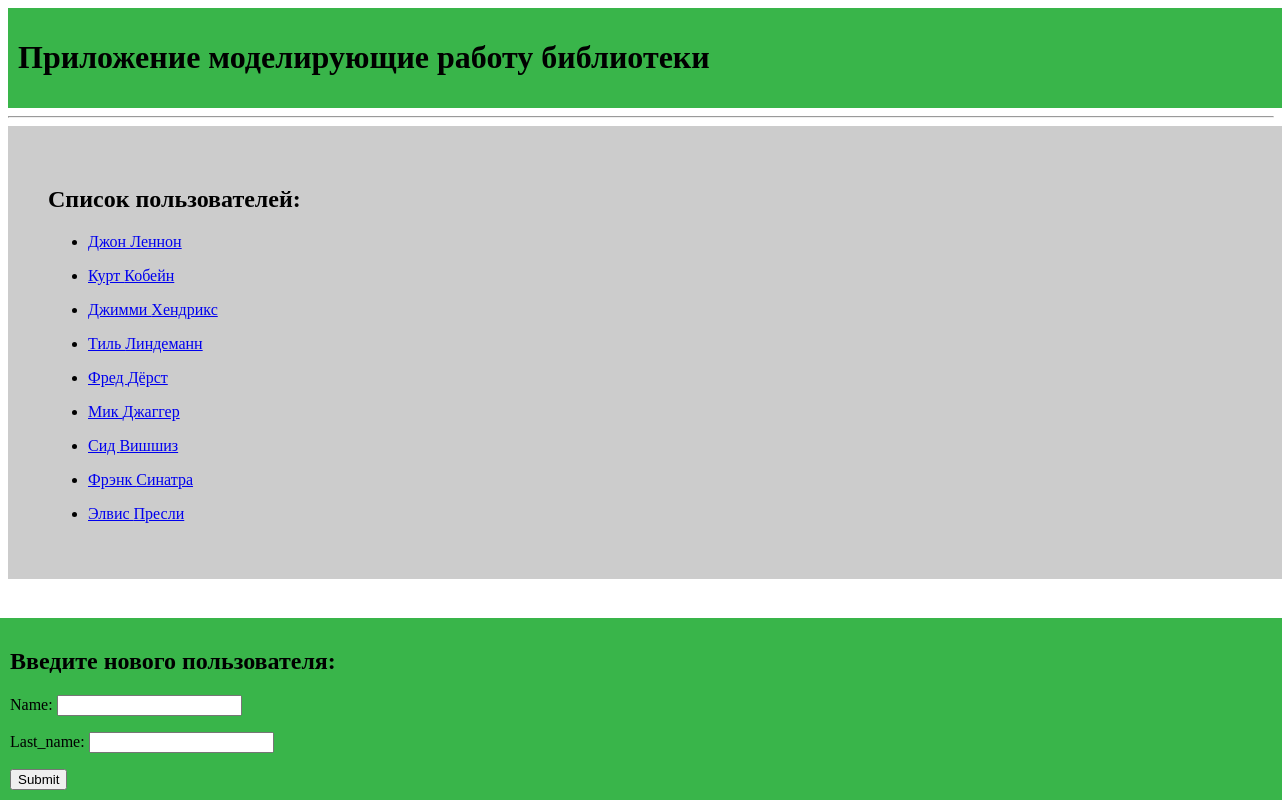
The page / on the database its author committed.
### app/models.py (models this page shows, shortened)
class Persons(models.Model):
    class Meta():
        verbose_name_plural = 'Читатели'
    name = models.CharField(max_length=40, verbose_name='name')
    last_name = models.CharField(max_length=40, verbose_name='last_name')

### app/views.py (the view)
# urls.py: path('', base_list, name='base_list'),
def base_list(request):
    if request.method == "POST":
        form = Pers(request.POST)
        if form.is_valid():
            form.save()
            userform = Pers
            all_per = Persons.objects.all()
            context = {'form': form, 'per': all_per, 'userform': userform}
            return render(request, 'base_persons.html', context)
    else:
        userform = Pers
        all_per = Persons.objects.all()
        context = {'form': userform, 'per': all_per, 'userform': userform}
        return render(request, 'base_persons.html', context)

### templates/base_persons.html
{% extends 'base.html' %}
{% block content %}
<h2>Список пользователей:</h2>
{% for i in per %}
<ul>
    <li>
        <a href="{% url 'list_books' pk=i.pk %}?books_by_persons={{ i.pk }} "> {{ i.name }} {{ i.last_name }} </a>
    </li>
</ul>
{% endfor %}
{% endblock %}
{% block form %}
    <div>
        <h2>Введите нового пользователя:</h2>
        <form method="POST" action="">{% csrf_token %}
            {{ form.as_p }}
        <input type="submit" name="Отправить">
        </form>
    </div>
{% endblock %}

### templates/base.html (shortened to what this page needs)
<!DOCTYPE html>
<html lang="en">
<head>
    <link rel="stylesheet" href="{% static 'styles.css' %}">
</head>
<body>
<main class="main">
    <div class="title">
        <h1>Приложение моделирующие работу библиотеки</h1>
    </div>
    <hr>
    <div class="list">
    {% block content %}
    {% endblock %}
    </div>
</main>
<footer>
    {% block form %}
    {% endblock %}
</footer>
</body>
</html>

### static/styles.css (style rules this page uses)
.title { padding: 10px; width: 100%; background: #39b54a; }
.list { background: #ccc; width: 100%; padding: 40px; }
footer { position: fixed; left: 0; bottom: 0; padding: 10px; background: #39b54a; width: 100%; }

### rows shown on the page
Persons: name "Джон", last_name "Леннон"
Persons: name "Курт", last_name "Кобейн"
Persons: name "Джимми", last_name "Хендрикс"
Persons: name "Тиль", last_name "Линдеманн"
Persons: name "Фред", last_name "Дёрст"
Persons: name "Мик", last_name "Джаггер"
Persons: name "Сид", last_name "Вишшиз"
Persons: name "Фрэнк", last_name "Синатра"
Persons: name "Элвис", last_name "Пресли"
